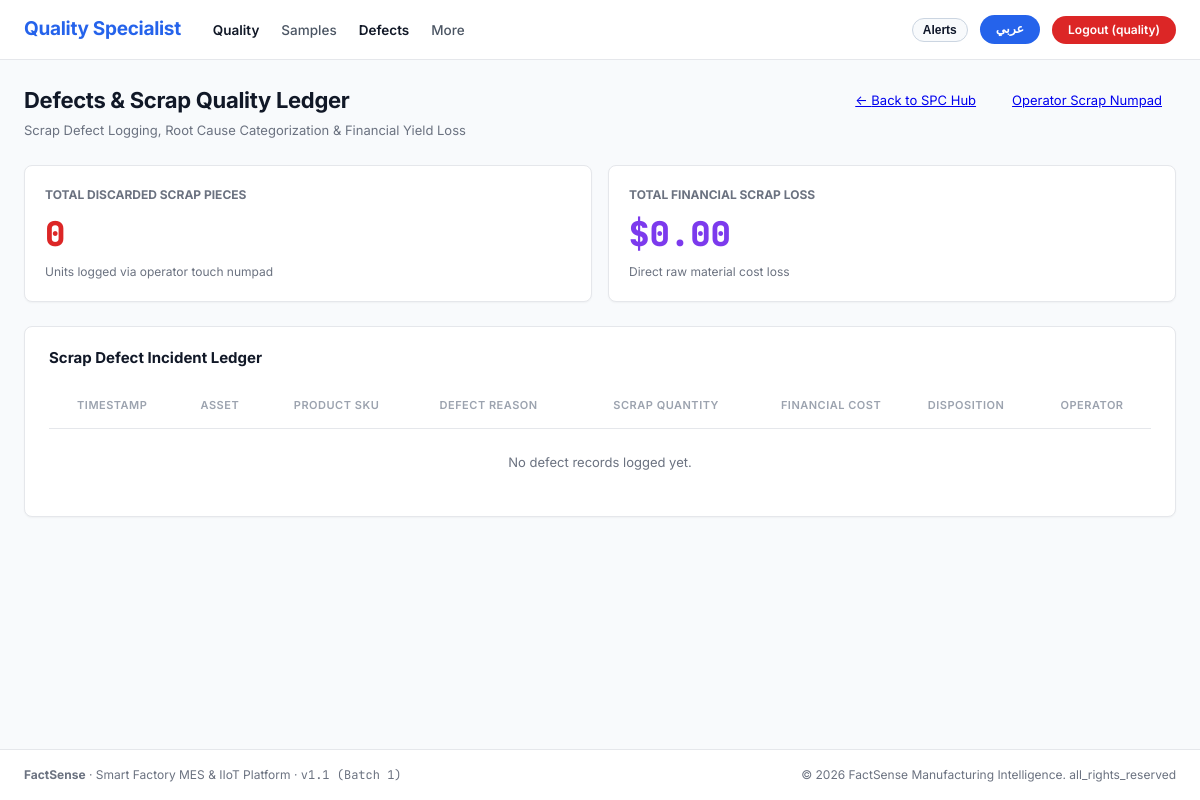
Page /quality/defects/ (signed in) on the earlier database version.
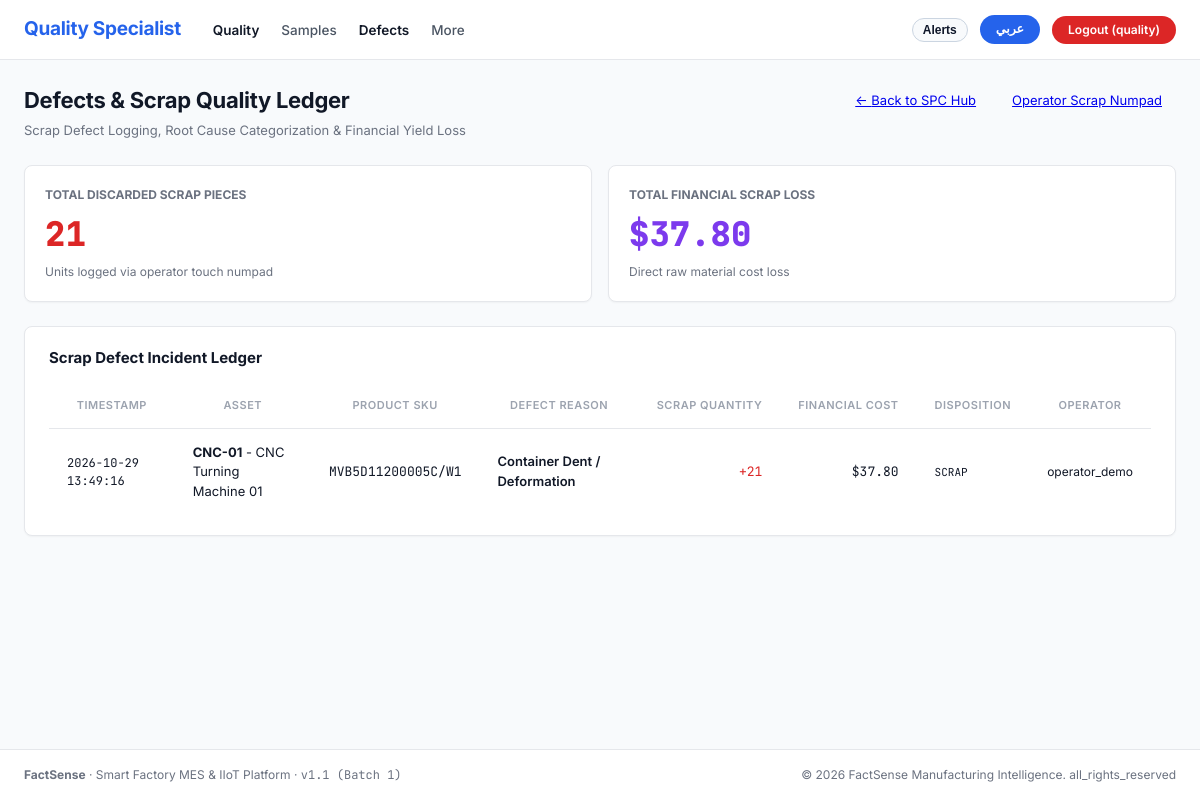
Same page on the later database version.
### apps/operations/models.py (models this page shows, shortened)
class DefectLog(models.Model):
    DISPOSITION_CHOICES = [
        ('SCRAP', 'Direct Scrap / Reject Bin'),
        ('REWORK', 'Rework Required'),
        ('QUARANTINE', 'Quality Quarantine Hold'),
    ]
    id = models.UUIDField(primary_key=True, default=uuid.uuid4, editable=False)
    machine = models.ForeignKey(Machine, on_delete=models.CASCADE, related_name='defect_logs')
    line = models.ForeignKey(Line, on_delete=models.CASCADE, related_name='defect_logs')
    shift = models.ForeignKey(Shift, on_delete=models.SET_NULL, null=True, blank=True)
    product = models.ForeignKey(Product, on_delete=models.SET_NULL, null=True, blank=True)
    reason = models.ForeignKey(DefectReason, on_delete=models.SET_NULL, null=True, blank=True)
    quantity = models.PositiveIntegerField(default=1)
    disposition = models.CharField(max_length=20, choices=DISPOSITION_CHOICES, default='SCRAP')
    logged_by = models.ForeignKey(User, on_delete=models.SET_NULL, null=True, blank=True)
    timestamp = models.DateTimeField(default=timezone.now, db_index=True)
    notes = models.CharField(max_length=255, blank=True)
    class Meta:
        ordering = ['-timestamp']
    @property
    def quantity_pieces(self):
        return self.quantity
    @property
    def operator(self):
        return self.logged_by
    @property
    def financial_cost(self):
        unit_cost = self.product.scrap_cost if (self.product and self.product.scrap_cost) else Decimal('0.80')
        return self.quantity * unit_cost

### apps/masterdata/models.py (models this page shows, shortened)
class Machine(models.Model):
    id = models.UUIDField(primary_key=True, default=uuid.uuid4, editable=False)
    line = models.ForeignKey(Line, on_delete=models.CASCADE, related_name='machines')
    code = models.CharField(max_length=50)
    name = models.CharField(max_length=150)
    name_ar = models.CharField(max_length=150, blank=True)
    category = models.CharField(
        max_length=50,
        default='FILLER',
        choices=[
            ('BLOW_MOLDER', 'Blow Molder'),
            ('RINSER', 'Rinser'),
            ('FILLER', 'Filler'),
            ('CAPPER', 'Capper'),
            ('LABELER', 'Labeler'),
            ('PACKER', 'Case Packer'),
            ('PALLETIZER', 'Palletizer'),
            ('CONVEYOR', 'Conveyor'),
            ('SEALER', 'Sealer'),
            ('INSPECTION', 'Inspection'),
            ('OTHER', 'Other Equipment'),
        ]
    )
    sequence_order = models.PositiveIntegerField(default=10)
    criticality_rank = models.CharField(
        max_length=1,
        default='A',
        choices=[('A', 'A - Critical / Bottleneck'), ('B', 'B - Major Machine'), ('C', 'C - Buffer / Secondary')]
    )
    ideal_run_rate_cpm = models.FloatField(default=120.0, help_text="Ideal nameplate rate in CPM (Units/min)")
    is_bottleneck = models.BooleanField(default=False)
    sensor_protocol = models.CharField(
        max_length=30,
        default='SIMULATED',
        choices=[
            ('GPIO_PULSE', 'GPIO Digital Pulse'),
            ('MODBUS_TCP', 'Modbus TCP / IP'),
            ('MQTT', 'MQTT Telemetry Broker'),
            ('OPC_UA', 'OPC-UA Server'),
            ('SIMULATED', 'Internal Virtual Simulator'),
        ]
    )
    sensor_ip = models.GenericIPAddressField(null=True, blank=True, help_text="Edge Gateway or Sensor IP")
    modbus_address = models.PositiveIntegerField(default=1, help_text="Modbus register / unit ID")
    pulse_pin = models.PositiveIntegerField(null=True, blank=True, help_text="PLC / GPIO input pin number")
    class Meta:
        ordering = ['sequence_order', 'code']
        unique_together = ('line', 'code')

class Product(models.Model):
    id = models.UUIDField(primary_key=True, default=uuid.uuid4, editable=False)
    factory = models.ForeignKey(Factory, on_delete=models.CASCADE, related_name='products', null=True, blank=True)
    code = models.CharField(max_length=50, unique=True, help_text="SKU Code, e.g. SKU-WTR-500")
    name = models.CharField(max_length=150, help_text="Product name in English")
    name_ar = models.CharField(max_length=150, blank=True, help_text="Product name in Arabic")
    category = models.CharField(max_length=100, default='Beverage')
    unit_of_measure = models.CharField(
        max_length=20,
        default='Bottle',
        choices=[
            ('Bottle', 'Bottle'),
            ('Can', 'Can'),
            ('Pack', 'Pack'),
            ('Carton', 'Carton'),
            ('KG', 'Kilogram'),
            ('Liter', 'Liter'),
        ]
    )
    sop_document_title = models.CharField(max_length=150, blank=True, default='SOP-STD-01.pdf')
    sop_document_url = models.CharField(max_length=255, blank=True, default='#')
    ideal_cycle_time_sec = models.DecimalField(
        max_digits=6,
        decimal_places=2,
        default=0.50,
        help_text="Cycle time in seconds per unit"
    )
    rated_speed_cpm = models.PositiveIntegerField(
        default=120,
        help_text="Rated speed in units per minute (CPM)"
    )
    processes = models.ManyToManyField(Process, blank=True, related_name='products')
    nominal_weight = models.DecimalField(max_digits=8, decimal_places=2, default=500.0, help_text="Nominal fill weight/volume in g or ml")
    usl_weight = models.DecimalField(max_digits=8, decimal_places=2, default=505.0, help_text="Upper Specification Limit")
    lsl_weight = models.DecimalField(max_digits=8, decimal_places=2, default=495.0, help_text="Lower Specification Limit")
    unit_cost = models.DecimalField(max_digits=8, decimal_places=2, default=2.50, help_text="Standard unit manufacturing cost")
    scrap_cost = models.DecimalField(max_digits=8, decimal_places=2, default=1.80, help_text="Loss cost per scrapped unit")
    is_archived = models.BooleanField(default=False)
    created_at = models.DateTimeField(auto_now_add=True)
    updated_at = models.DateTimeField(auto_now=True)
    class Meta:
        ordering = ['code']
    @property
    def sku(self):
        return self.code

class DefectReason(models.Model):
    id = models.UUIDField(primary_key=True, default=uuid.uuid4, editable=False)
    code = models.CharField(max_length=50, unique=True)
    name = models.CharField(max_length=150)
    name_ar = models.CharField(max_length=150, blank=True)
    category = models.CharField(max_length=100, default='Packaging')
    default_disposition = models.CharField(
        max_length=20,
        default='SCRAP',
        choices=[
            ('SCRAP', 'Scrap / Discard'),
            ('REWORK', 'Rework / Reprocess'),
            ('QUARANTINE', 'Quality Quarantine'),
        ]
    )
    class Meta:
        ordering = ['code']

### apps/accounts/models.py (models this page shows, shortened)
class User(AbstractUser):
    id = models.UUIDField(primary_key=True, default=uuid.uuid4, editable=False)
    arabic_name = models.CharField(max_length=150, blank=True, help_text="Arabic display name")
    preferred_language = models.CharField(
        max_length=10,
        default='en',
        choices=[('en', 'English'), ('ar', 'العربية')],
        help_text="Preferred interface language"
    )
    theme = models.CharField(
        max_length=20,
        default='light',
        choices=[('light', 'Light'), ('dark', 'Dark')],
        help_text="UI theme preference"
    )
    badge_number = models.CharField(max_length=50, blank=True, help_text="Shop-floor RFID badge or employee number")

### apps/quality/views.py (the view)
# urls.py: path('defects/', views.quality_defects_view, name='quality_defects'),
@role_required('quality', 'supervisor', 'manager', 'admin')
def quality_defects_view(request):
    lines = Line.objects.all()
    selected_line_id = request.GET.get('line')
    line = Line.objects.filter(id=selected_line_id).first() if selected_line_id else lines.first()
    defects_qs = DefectLog.objects.all().select_related('machine', 'product', 'reason', 'logged_by')
    if line:
        defects_qs = defects_qs.filter(line=line)
    recent_defects = defects_qs.order_by('-timestamp')[:100]
    total_scrap_pieces = sum(d.quantity_pieces for d in recent_defects)
    total_scrap_cost = sum(d.financial_cost for d in recent_defects)
    context = {
        'page_title': 'Defects & Scrap Quality Ledger',
        'page_title_ar': 'سجل العيوب والهدر النوعي',
        'lines': lines,
        'selected_line': line,
        'recent_defects': recent_defects,
        'total_scrap_pieces': total_scrap_pieces,
        'total_scrap_cost': total_scrap_cost,
    }
    return render(request, 'portal/quality_defects.html', context)

### apps/accounts/context_processors.py (called while the page is built)
def branding_context(request):
    return {
        'BRAND_NAME': 'FactSense',
        'BRAND_TAGLINE': 'Smart Factory MES & IIoT Platform',
        'APP_VERSION': 'v1.1 (Batch 1)',
        'CURRENT_YEAR': 2026,
    }

### apps/accounts/navigation.py (called while the page is built)
def get_navigation_for_role(role_code, current_path='', lang='en'):
    items = ROLE_NAV_CONFIG.get(role_code, [])
    primary_links = []
    more_links = []
    for label_key, url_name, is_more in items:
        try:
            url = reverse(url_name)
        except Exception:
            url = f"/{url_name}/"
        label = get_translation(label_key, lang=lang)
        is_active = (current_path == url or (url != '/' and current_path.startswith(url)))
        link_item = {
            'label': label,
            'url_name': url_name,
            'url': url,
            'is_active': is_active,
        }
        if is_more:
            more_links.append(link_item)
        else:
            primary_links.append(link_item)
    return {
        'primary': primary_links,
        'more': more_links,
        'has_more': len(more_links) > 0,
    }

### apps/accounts/translations.py (called while the page is built)
    def __getitem__(self, key):
        return get_translation(key, lang=self.lang)

### templates/portal/quality_defects.html (shortened to what the changed rows need)
{% extends 'base.html' %}
{% load static i18n %}
{% block content %}
<div class="fs-quality-defects-page">
  <div class="fs-page-header">
    <div class="fs-page-title-wrap">
      <h1 class="fs-page-title">
        {% if is_rtl %}{{ page_title_ar }}{% else %}{{ page_title }}{% endif %}
      </h1>
    </div>
  </div>
  <div style="display: grid; grid-template-columns: repeat(auto-fit, minmax(220px, 1fr)); gap: 16px; margin-bottom: 24px;">
    <div class="fs-table-card" style="padding: 20px;">
      <div style="font-size: 12px; font-weight: 700; color: var(--fs-text-secondary); text-transform: uppercase;">
        {% trans "Total Discarded Scrap Pieces" %}
      </div>
      <div class="fs-counter font-mono" style="font-size: 34px; font-weight: 800; color: #DC2626; margin: 4px 0;">
        {{ total_scrap_pieces }}
      </div>
      <div style="font-size: 12px; color: var(--fs-text-secondary);">
        {% trans "Units logged via operator touch numpad" %}
      </div>
    </div>
    <div class="fs-table-card" style="padding: 20px;">
      <div style="font-size: 12px; font-weight: 700; color: var(--fs-text-secondary); text-transform: uppercase;">
        {% trans "Total Financial Scrap Loss" %}
      </div>
      <div class="fs-counter font-mono" style="font-size: 34px; font-weight: 800; color: #7C3AED; margin: 4px 0;">
        ${{ total_scrap_cost|floatformat:2 }}
      </div>
      <div style="font-size: 12px; color: var(--fs-text-secondary);">
        {% trans "Direct raw material cost loss" %}
      </div>
    </div>
  </div>
  <div class="fs-table-card" style="padding: 20px 24px;">
    <div style="overflow-x: auto;">
      <table class="fs-table" style="width: 100%;">
        <thead>
          <tr>
            <th>{% trans "Timestamp" %}</th>
            <th>{% trans "Asset" %}</th>
            <th>{% trans "Product SKU" %}</th>
            <th>{% trans "Defect Reason" %}</th>
            <th style="text-align: right;">{% trans "Scrap Quantity" %}</th>
            <th style="text-align: right;">{% trans "Financial Cost" %}</th>
            <th>{% trans "Disposition" %}</th>
            <th>{% trans "Operator" %}</th>
          </tr>
        </thead>
        <tbody>
          {% for d in recent_defects %}
            <tr>
              <td class="font-mono" style="font-size: 12px;">{{ d.timestamp|date:"Y-m-d H:i:s" }}</td>
              <td><strong>{{ d.machine.code }}</strong> - {{ d.machine.name }}</td>
              <td><span class="fs-pill font-mono">{{ d.product.sku }}</span></td>
              <td style="font-weight: 600; color: var(--fs-text-primary);">
                {% if d.reason %}
                  {% if is_rtl and d.reason.name_ar %}{{ d.reason.name_ar }}{% else %}{{ d.reason.name }}{% endif %}
                {% else %}
                  General Scrap
                {% endif %}
              </td>
              <td class="font-mono font-bold" style="text-align: right; color: #DC2626;">
                +{{ d.quantity_pieces }}
              </td>
              <td class="font-mono font-bold" style="text-align: right;">
                ${{ d.financial_cost|floatformat:2 }}
              </td>
              <td>
                <span class="fs-pill font-mono" style="font-size: 11px;">
                  {{ d.disposition }}
                </span>
              </td>
              <td style="font-size: 12px;">{{ d.operator.username|default:"System" }}</td>
            </tr>
          {% empty %}
            <tr>
              <td colspan="8" style="text-align: center; color: var(--fs-text-secondary); padding: 24px;">
                {% trans "No defect records logged yet." %}
              </td>
            </tr>
          {% endfor %}
        </tbody>
      </table>
    </div>
  </div>
</div>
{% endblock %}

### templates/components/navbar.html (shortened to what this page needs)
{% load static i18n %}
<header class="fs-navbar">
  <div class="fs-navbar-container">
    <div class="fs-navbar-left">
      <a href="{% url 'role_landing' %}" class="fs-brand-title">
        {% if active_role == 'planner' or active_role == 'admin' %}
          Master
        {% elif is_rtl and active_role_obj.name_ar %}
          {{ active_role_obj.name_ar }}
        {% else %}
          {{ active_role_obj.name|default:'FactSense' }}
        {% endif %}
      </a>
      <nav aria-label="Main Navigation">
        <ul class="fs-nav-links">
          {% if nav %}
            {% for item in nav.primary %}
              <li>
                <a href="{{ item.url }}" class="fs-nav-link {% if item.is_active %}active{% endif %}">
                  {{ item.label }}
                </a>
              </li>
            {% endfor %}
            {% if nav.has_more %}
              <li class="fs-dropdown">
                <a href="javascript:void(0)" class="fs-nav-link">
                  {% trans "More" %}
                </a>
              </li>
            {% endif %}
          {% endif %}
        </ul>
      </nav>
    </div>
    <div class="fs-navbar-right">
      {% if request.user.is_authenticated %}
        <button type="button" class="fs-pill-lang" onclick="toggleNotificationDrawer()" title="{% trans 'Real-Time Alerts Drawer' %}" style="background-color: #F8FAFC; color: #0F172A; border: 1px solid #CBD5E1; cursor: pointer; display: inline-flex; align-items: center; gap: 6px; padding: 4px 10px;">
          <span style="font-weight: 700; font-size: 12px;">{% trans "Alerts" %}</span>
        </button>
      {% endif %}
      {% if lang == 'ar' %}
        <a href="{% url 'set_language' %}?lang=en" class="fs-pill-lang" title="Switch to English">
          EN
        </a>
      {% else %}
        <a href="{% url 'set_language' %}?lang=ar" class="fs-pill-lang" title="التحويل إلى العربية">
          عربي
        </a>
      {% endif %}
      {% if request.user.is_authenticated %}
        <div class="fs-role-switch-wrap">
          <a href="{% url 'logout' %}" class="fs-pill-logout" title="{% trans 'Sign Out' %}">
            {% trans "Logout" %} ({{ active_role|default:'user' }})
          </a>
        </div>
      {% else %}
        <a href="{% url 'login' %}" class="fs-pill-logout" style="background-color: #2563EB;">
          {% trans "Sign In" %}
        </a>
      {% endif %}
    </div>
  </div>
</header>

Differences in the rows shown:
added DefectLog: timestamp "2026-10-29 13:49:16", machine.code "CNC-01", machine.name "CNC Turning Machine 01", product.sku "MVB5D11200005C/W1", reason.name "Container Dent / Deformation", quantity_pieces "21", financial_cost "37.80", disposition "SCRAP", operator.username "operator_demo"
Other differences:
{{ total_scrap_pieces }}: "0" → "21"
{{ total_scrap_cost|floatformat:2 }}: "0.00" → "37.80"
text no longer shown: "No defect records logged yet."
